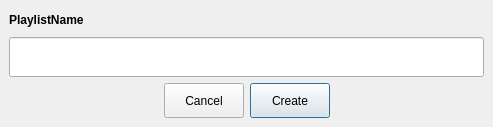
<?xml version="1.0" encoding="UTF-8"?>
<ui version="4.0">
 <class>DialogCreatePlayList</class>
 <widget class="QDialog" name="DialogCreatePlayList">
  <property name="geometry">
   <rect>
    <x>0</x>
    <y>0</y>
    <width>493</width>
    <height>127</height>
   </rect>
  </property>
  <property name="minimumSize">
   <size>
    <width>0</width>
    <height>0</height>
   </size>
  </property>
  <property name="maximumSize">
   <size>
    <width>16777215</width>
    <height>16777215</height>
   </size>
  </property>
  <property name="windowTitle">
   <string>Create Playlist</string>
  </property>
  <layout class="QGridLayout" name="gridLayout">
   <property name="leftMargin">
    <number>0</number>
   </property>
   <property name="topMargin">
    <number>0</number>
   </property>
   <property name="rightMargin">
    <number>0</number>
   </property>
   <property name="bottomMargin">
    <number>0</number>
   </property>
   <item row="2" column="0" colspan="2">
    <layout class="QGridLayout" name="gridLayout_2">
     <property name="leftMargin">
      <number>9</number>
     </property>
     <property name="topMargin">
      <number>9</number>
     </property>
     <property name="rightMargin">
      <number>9</number>
     </property>
     <property name="bottomMargin">
      <number>9</number>
     </property>
     <item row="2" column="2">
      <widget class="QPushButton" name="pushButtonCreate">
       <property name="minimumSize">
        <size>
         <width>0</width>
         <height>35</height>
        </size>
       </property>
       <property name="maximumSize">
        <size>
         <width>16777215</width>
         <height>35</height>
        </size>
       </property>
       <property name="text">
        <string>Create</string>
       </property>
      </widget>
     </item>
     <item row="2" column="0">
      <spacer name="horizontalSpacer">
       <property name="orientation">
        <enum>Qt::Horizontal</enum>
       </property>
       <property name="sizeHint" stdset="0">
        <size>
         <width>40</width>
         <height>20</height>
        </size>
       </property>
      </spacer>
     </item>
     <item row="2" column="1">
      <widget class="QPushButton" name="pushButtonCancel">
       <property name="minimumSize">
        <size>
         <width>0</width>
         <height>35</height>
        </size>
       </property>
       <property name="maximumSize">
        <size>
         <width>16777215</width>
         <height>35</height>
        </size>
       </property>
       <property name="text">
        <string>Cancel</string>
       </property>
      </widget>
     </item>
     <item row="2" column="3">
      <spacer name="horizontalSpacer_2">
       <property name="orientation">
        <enum>Qt::Horizontal</enum>
       </property>
       <property name="sizeHint" stdset="0">
        <size>
         <width>40</width>
         <height>20</height>
        </size>
       </property>
      </spacer>
     </item>
     <item row="1" column="0" colspan="4">
      <widget class="QLineEdit" name="lineEdit">
       <property name="minimumSize">
        <size>
         <width>0</width>
         <height>40</height>
        </size>
       </property>
      </widget>
     </item>
     <item row="0" column="0" colspan="4">
      <widget class="QLabel" name="label">
       <property name="font">
        <font>
         <weight>75</weight>
         <bold>true</bold>
        </font>
       </property>
       <property name="text">
        <string>PlaylistName</string>
       </property>
      </widget>
     </item>
    </layout>
   </item>
  </layout>
 </widget>
 <resources/>
 <connections/>
</ui>
